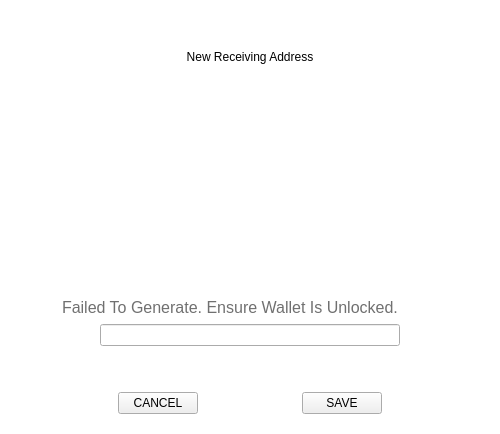
<?xml version="1.0" encoding="UTF-8"?>
<ui version="4.0">
 <class>AddressReceive</class>
 <widget class="QDialog" name="AddressReceive">
  <property name="geometry">
   <rect>
    <x>0</x>
    <y>0</y>
    <width>500</width>
    <height>434</height>
   </rect>
  </property>
  <property name="windowTitle">
   <string>Form</string>
  </property>
  <property name="styleSheet">
   <string notr="true">#AddressReceive{
 background-color: transparent;
}</string>
  </property>
  <layout class="QVBoxLayout" name="verticalLayout">
   <property name="leftMargin">
    <number>10</number>
   </property>
   <property name="topMargin">
    <number>10</number>
   </property>
   <property name="rightMargin">
    <number>10</number>
   </property>
   <property name="bottomMargin">
    <number>10</number>
   </property>
   <item>
    <widget class="QFrame" name="frame">
     <property name="autoFillBackground">
      <bool>false</bool>
     </property>
     <property name="styleSheet">
      <string notr="true">#frame{
 background-color: white;
  padding: 10px 10px 10px 10px;
  border-radius: 20px;
}</string>
     </property>
     <property name="frameShape">
      <enum>QFrame::StyledPanel</enum>
     </property>
     <property name="frameShadow">
      <enum>QFrame::Raised</enum>
     </property>
     <layout class="QVBoxLayout" name="verticalLayout_2">
      <property name="leftMargin">
       <number>0</number>
      </property>
      <property name="topMargin">
       <number>0</number>
      </property>
      <property name="rightMargin">
       <number>0</number>
      </property>
      <property name="bottomMargin">
       <number>0</number>
      </property>
      <item>
       <spacer name="verticalSpacer_2">
        <property name="orientation">
         <enum>Qt::Vertical</enum>
        </property>
        <property name="sizeHint" stdset="0">
         <size>
          <width>20</width>
          <height>40</height>
         </size>
        </property>
       </spacer>
      </item>
      <item>
       <widget class="QLabel" name="labelTitle">
        <property name="maximumSize">
         <size>
          <width>16777215</width>
          <height>40</height>
         </size>
        </property>
        <property name="styleSheet">
         <string notr="true"/>
        </property>
        <property name="text">
         <string>New Receiving Address</string>
        </property>
        <property name="alignment">
         <set>Qt::AlignCenter</set>
        </property>
       </widget>
      </item>
      <item>
       <spacer name="verticalSpacer_6">
        <property name="orientation">
         <enum>Qt::Vertical</enum>
        </property>
        <property name="sizeType">
         <enum>QSizePolicy::Fixed</enum>
        </property>
        <property name="sizeHint" stdset="0">
         <size>
          <width>20</width>
          <height>10</height>
         </size>
        </property>
       </spacer>
      </item>
      <item alignment="Qt::AlignHCenter">
       <widget class="QLabel" name="imgQR">
        <property name="minimumSize">
         <size>
          <width>200</width>
          <height>200</height>
         </size>
        </property>
        <property name="maximumSize">
         <size>
          <width>200</width>
          <height>200</height>
         </size>
        </property>
        <property name="text">
         <string/>
        </property>
       </widget>
      </item>
      <item>
       <spacer name="verticalSpacer">
        <property name="orientation">
         <enum>Qt::Vertical</enum>
        </property>
        <property name="sizeType">
         <enum>QSizePolicy::Fixed</enum>
        </property>
        <property name="sizeHint" stdset="0">
         <size>
          <width>20</width>
          <height>10</height>
         </size>
        </property>
       </spacer>
      </item>
      <item>
       <layout class="QHBoxLayout" name="horizontalLayout">
        <property name="spacing">
         <number>0</number>
        </property>
        <item>
         <spacer name="horizontalSpacer">
          <property name="orientation">
           <enum>Qt::Horizontal</enum>
          </property>
          <property name="sizeHint" stdset="0">
           <size>
            <width>40</width>
            <height>20</height>
           </size>
          </property>
         </spacer>
        </item>
        <item>
         <widget class="QLabel" name="labelAddress">
          <property name="styleSheet">
           <string notr="true">color:#707070;
font-size:16px;</string>
          </property>
          <property name="text">
           <string>Failed To Generate. Ensure Wallet Is Unlocked.</string>
          </property>
         </widget>
        </item>
        <item>
         <widget class="QPushButton" name="btnCopy">
          <property name="styleSheet">
           <string notr="true">background-color:transparent;
border:0;
background-image: url(&quot;:/icons/ic-copy-small&quot;) ;
background-repeat:no-repeat;
background-position: center;
padding:4;</string>
          </property>
          <property name="text">
           <string/>
          </property>
         </widget>
        </item>
        <item>
         <spacer name="horizontalSpacer_5">
          <property name="orientation">
           <enum>Qt::Horizontal</enum>
          </property>
          <property name="sizeHint" stdset="0">
           <size>
            <width>40</width>
            <height>20</height>
           </size>
          </property>
         </spacer>
        </item>
       </layout>
      </item>
      <item alignment="Qt::AlignHCenter">
       <widget class="QLineEdit" name="editDescription">
        <property name="minimumSize">
         <size>
          <width>300</width>
          <height>0</height>
         </size>
        </property>
        <property name="maximumSize">
         <size>
          <width>300</width>
          <height>16777215</height>
         </size>
        </property>
        <property name="styleSheet">
         <string notr="true"/>
        </property>
        <property name="alignment">
         <set>Qt::AlignCenter</set>
        </property>
       </widget>
      </item>
      <item>
       <spacer name="verticalSpacer_5">
        <property name="orientation">
         <enum>Qt::Vertical</enum>
        </property>
        <property name="sizeHint" stdset="0">
         <size>
          <width>20</width>
          <height>50</height>
         </size>
        </property>
       </spacer>
      </item>
      <item>
       <layout class="QHBoxLayout" name="horizontalLayout_2">
        <item>
         <spacer name="horizontalSpacer_2">
          <property name="orientation">
           <enum>Qt::Horizontal</enum>
          </property>
          <property name="sizeHint" stdset="0">
           <size>
            <width>40</width>
            <height>20</height>
           </size>
          </property>
         </spacer>
        </item>
        <item>
         <widget class="QPushButton" name="btnEsc">
          <property name="focusPolicy">
           <enum>Qt::NoFocus</enum>
          </property>
          <property name="styleSheet">
           <string notr="true"/>
          </property>
          <property name="text">
           <string>CANCEL</string>
          </property>
         </widget>
        </item>
        <item>
         <spacer name="horizontalSpacer_4">
          <property name="orientation">
           <enum>Qt::Horizontal</enum>
          </property>
          <property name="sizeHint" stdset="0">
           <size>
            <width>40</width>
            <height>20</height>
           </size>
          </property>
         </spacer>
        </item>
        <item>
         <widget class="QPushButton" name="btnSave">
          <property name="focusPolicy">
           <enum>Qt::NoFocus</enum>
          </property>
          <property name="styleSheet">
           <string notr="true"/>
          </property>
          <property name="text">
           <string>SAVE</string>
          </property>
         </widget>
        </item>
        <item>
         <spacer name="horizontalSpacer_3">
          <property name="orientation">
           <enum>Qt::Horizontal</enum>
          </property>
          <property name="sizeHint" stdset="0">
           <size>
            <width>40</width>
            <height>20</height>
           </size>
          </property>
         </spacer>
        </item>
       </layout>
      </item>
     </layout>
    </widget>
   </item>
  </layout>
 </widget>
 <resources/>
 <connections/>
</ui>
